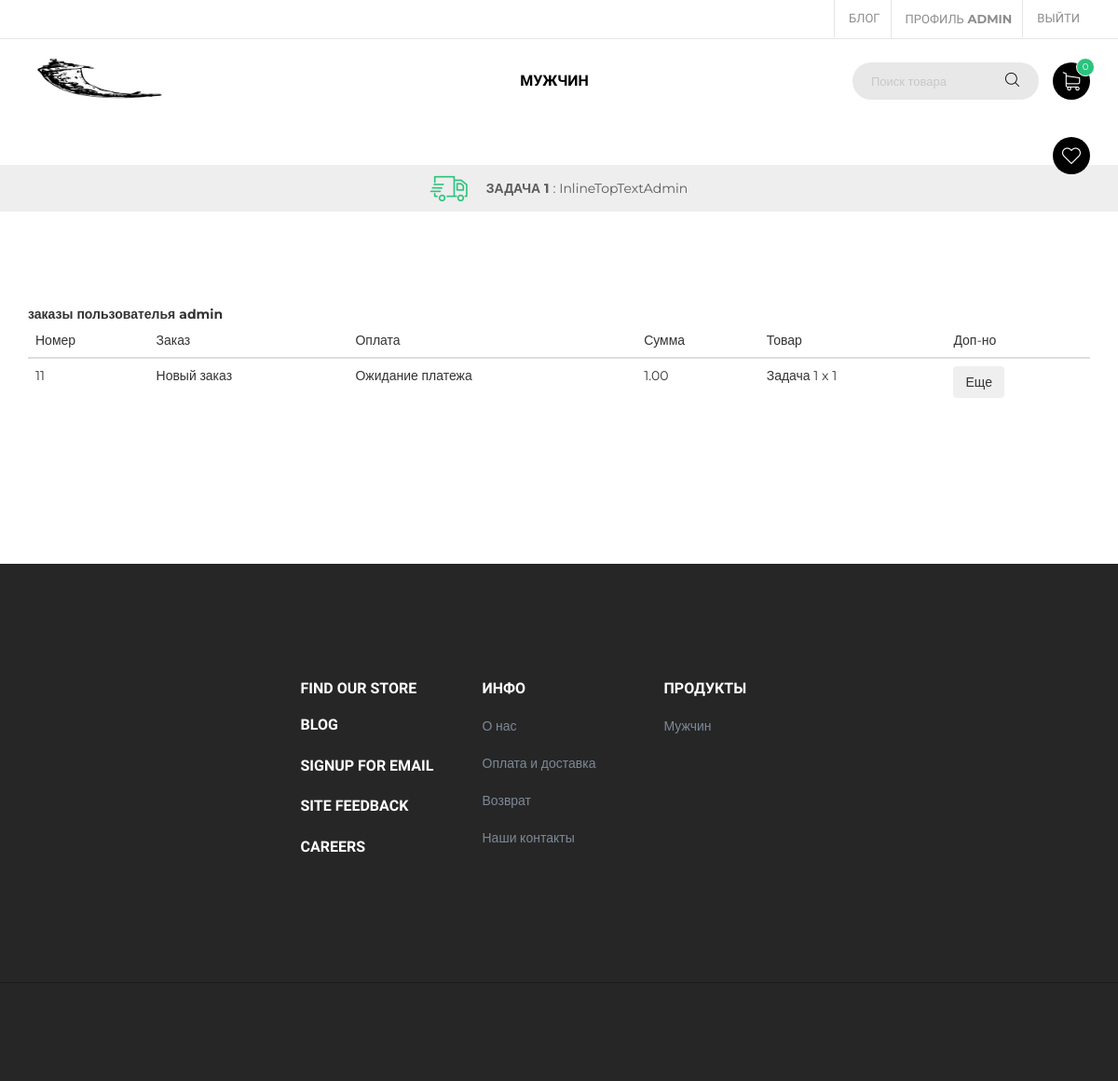
Page /profile/ (signed in) on the committed database.
### mainapp/models.py (models this page shows, shortened)
class Logo(models.Model):
    class Meta:
        verbose_name='логотип и  соц.сети'
        verbose_name_plural = 'логотип и  соц.сети'
    logo=models.ImageField(null=True,blank=True, verbose_name='Логотип',upload_to='images/Logo')
    insta = models.URLField(null=True,blank=True, verbose_name='Инстаграмм')
    twiter = models.URLField(null=True,blank=True, verbose_name='Твитер')
    facebook = models.URLField(null=True,blank=True, verbose_name='Фейсбук')

class Category(MPTTModel):
    class Meta:
        verbose_name = 'Категории'
        verbose_name_plural = 'Категории'
    parent = TreeForeignKey('self', null=True, blank=True, related_name='children', db_index=True,on_delete=models.PROTECT)
    name = models.CharField(max_length=250,verbose_name='Имя категории')
    slug = models.SlugField(unique=True)
    class MPTTMeta:
        order_insertion_by = ['name']
    def get_absolute_url(self):
        return reverse('category_detail',kwargs={'slug': self.slug})

class Cart(models.Model):
    class Meta:
        verbose_name = 'Корзина'
        verbose_name_plural = 'Корзина'
    owner = models.ForeignKey('Customer',null=True, verbose_name='Владелец',on_delete=models.CASCADE)
    products = models.ManyToManyField(CartProduct,blank=True,related_name='related_cart')
    total_products = models.PositiveIntegerField(default=0)
    final_price = models.DecimalField(max_digits=10,default=0, decimal_places=2,verbose_name='Общая сумма')
    in_order= models.BooleanField(default=False)
    for_anonymoys_user= models.BooleanField(default=False)

class TopText(models.Model):
    class Meta:
        verbose_name='текст в бегущей строке'
    title=models.CharField(max_length=50,verbose_name='Заголовок',null=True,blank=True)
    text= models.CharField(max_length=250,verbose_name='текст в бегущей строке',null=True,blank=True)

class Order(models.Model):
    class Meta:
        verbose_name = 'Заказ'
        verbose_name_plural = 'Заказы'
    STATUS_NEW ='new'
    STATUS_IN_PROGRESS='in_progress'
    STATUS_READY= 'is_ready'
    STATUS_COMPLETED= 'completed'
    STATUS_DEACTIVE='deactive'
    BUYING_TYPE_SELF= 'self'
    BUYING_TYPE_DELIVERY = 'delivery'
    STATUS_CHOICES= (
        (STATUS_NEW,'Новый заказ'),
        (STATUS_IN_PROGRESS,'Заказ в обработке'),
        (STATUS_READY,'Заказ готов'),
        (STATUS_COMPLETED,'Заказ выполнен'),
        (STATUS_DEACTIVE,'Заказ Отменен')
    )
    BUYING_TYPE_CHOICES=(
        (BUYING_TYPE_SELF,'Отделение'),
        (BUYING_TYPE_DELIVERY,'Курьер')
        )
    PAY_TYPE_NAL = 'nal'
    PAY_TYPE_PAY = 'pay'
    PAY_TYPE_NOT_PAY = 'not_pay'
    PAY_TYPE_MISS= 'miss'
    PAY_TYPE_WAIT= 'wait'
    PAY_TYPE_REVERSED = 'reversed'
    PAY_TYPE_CHOICES=(
        (PAY_TYPE_PAY,'Оплачен'),
        (PAY_TYPE_NOT_PAY,'Отклонен'),
        (PAY_TYPE_MISS,'Ошибка при оплате'),
        (PAY_TYPE_NAL,'Наложенный платеж'),
        (PAY_TYPE_WAIT,'Ожидание платежа'),
        (PAY_TYPE_REVERSED,'Платеж возвращен'),
        )
    customer = models.ForeignKey(Customer, verbose_name='Покупатель', related_name='related_orders', on_delete=models.CASCADE)
    first_name = models.CharField(max_length=255, verbose_name='Имя')
    last_name = models.CharField(max_length=255, verbose_name='Фамилия')
    phone = models.CharField(max_length=20, verbose_name='Телефон',help_text="+38-050-111-11-11")
    cart = models.ForeignKey(Cart, verbose_name='Корзина', on_delete=models.CASCADE, null=True, blank=True)
    email= models.EmailField(max_length=60, verbose_name='Емайл', null=True, blank=True)
    adress = models.CharField(max_length=60, verbose_name='Город', null=True, blank=True)
    otdel = models.CharField(max_length=20,verbose_name='Отделение', null=True, blank=True)
    status = models.CharField(
        max_length=100,
        verbose_name='Статус заказа',
        choices=STATUS_CHOICES,
        default=STATUS_NEW
    )
    buying_type = models.CharField(
        max_length=100,
        verbose_name='Доставка',
        choices=BUYING_TYPE_CHOICES,
        default=BUYING_TYPE_SELF
    )
    status_pay =  models.CharField(
        max_length=100,
        verbose_name='Оплата',
        choices=PAY_TYPE_CHOICES,
        default=PAY_TYPE_NAL
    )
    comment = models.TextField(verbose_name='Комментарий к заказу', null=True, blank=True)
    created_at = models.DateTimeField(auto_now=True, verbose_name='Дата создания заказа')
    pay = models.CharField(max_length=100,verbose_name='Cпособ оплаты' , null=True,blank=True)

class CartProduct(models.Model):
    class Meta:
        verbose_name = 'Продукт для корзины'
        verbose_name_plural = 'Продукты для корзины'
    user  = models.ForeignKey('Customer',verbose_name='Покупатель', on_delete=models.CASCADE)
    cart = models.ForeignKey('Cart',verbose_name='Корзина',on_delete=models.CASCADE,related_name='related_products')
    product= models.ForeignKey(Product,verbose_name='Товар',on_delete=models.CASCADE)
    qty = models.PositiveIntegerField(default=1)
    size = models.CharField(max_length=150,verbose_name='Размер',null=True,blank=True)
    final_price = models.DecimalField(max_digits=10,decimal_places=2,verbose_name='Общая сумма')

class Product(models.Model):
    class Meta:
        verbose_name = 'Продукт'
        verbose_name_plural = 'Продукты'
        order_with_respect_to='slug'
    category =  TreeForeignKey(Category, blank=True, null=True, related_name='category', verbose_name="Выберите категорию",on_delete=models.PROTECT)
    title = models.CharField(max_length=250,verbose_name='Наименоватние продукта')
    slug=models.SlugField(unique=True)
    image1 = models.ImageField(verbose_name='Главное изображение',upload_to='images/photos/%Y/%m/%d/')
    image2 = models.ImageField(null=True,blank=True, verbose_name='Изображение 2',upload_to='images/products/%Y/%m/%d/')
    image3 = models.ImageField(null=True,blank=True, verbose_name='Изображение 3',upload_to='images/products/%Y/%m/%d/')
    image4 = models.ImageField(null=True,blank=True, verbose_name='Изображение 4',upload_to='images/products/%Y/%m/%d/')
    image5 = models.ImageField(null=True,blank=True, verbose_name='Изображение 5',upload_to='images/products/%Y/%m/%d/')
    features = models.ManyToManyField("specs.ProductFeatures", blank=True, related_name='features_for_product')
    sizes = models.ManyToManyField(Size,verbose_name='размеры', help_text="Выберите доступные размеры продукта")
    available = models.BooleanField(default=True,verbose_name="Наличие")
    description = models.TextField(verbose_name='Описание товара',null=True)
    price = models.DecimalField(max_digits=10,decimal_places=2,verbose_name='Цена')
    old_price = models.DecimalField(max_digits=10,decimal_places=2,verbose_name='Старая Цена',null=True,blank=True)
    views = models.IntegerField (default=0,verbose_name='Кол-во просмотров')

### mainapp/views.py (the view)
# urls.py: path('profile/', ProfileView.as_view(), name='profile'),
class ProfileView(CartMixin,View):
    def get (self,request,*args,**kwargs):
        if not  request.user.is_authenticated:
            messages.add_message(request,messages.ERROR,'Для просмотра заказов и их статуса зарегистрируйтесь')
            return redirect('registration')
        customer = Customer.objects.get(user=request.user)
        orders= Order.objects.filter(customer=customer).order_by('-created_at')
        title = 'Профиль '+request.user.username
        return render(request,'profile.html',{'title':title,
        'orders':orders,
        'cart':self.cart,
 })

### mainapp/templates/profile.html (shortened to what this page needs)
{%extends 'base.html'%}
 {%block main%}
<div class="container" style="margin-top: 100px; margin-bottom: 150px;">
<strong> заказы пользователья {{request.user.username}}</strong>
{% if not orders.count %}
<p>заказов нет</p>
</div>
{%else%}
 <table class="table" >
    <thead>
      <tr>
        <th>Номер</th>
        <th>Заказ</th>
        <th>Оплата</th>
        <th>Сумма</th>
        <th>Товар</th>
        <th>Доп-но</th>
      </tr>
    </thead>
    <tbody>
        {%for order in orders%}
      <tr>
        <td>{{order.id}}</td>
        <td>{{order.get_status_display}}</td>
        <td>{{order.get_status_pay_display}}</td>
        <td>{{order.cart.final_price}}</td>
        <td> <ul>
            {%for item in order.cart.products.all%}
            <li>{{item.product.title}} x {{item.qty}}</li>
            {%endfor%}
        </ul></td>
        <td>
            <button type="button" data-toggle="modal" class="btn btn-light" data-target="#exampleModal-{{order.id}}">
                Еще
              </button>
    </td>
      </tr>
      {%endfor%}
    </tbody>
  </table>
</div>
{%endif%}
 {%endblock main%}

### mainapp/templates/base.html (shortened to what this page needs)
{% load static%}
{% load mptt_tags %}
{% load cache %}
{%load static recaptcha3%}
<!DOCTYPE html>
<html lang="en">
  <head>
     {% cache 5000 css %}
    <link rel="stylesheet" href="{% static 'plugins/font-awesome/css/font-awesome.min.css'%}">
    <link rel="stylesheet" href="{% static 'plugins/ps-icon/style.css'%}">
    <link rel="stylesheet" href="{% static 'plugins/bootstrap/dist/css/bootstrap.min.css'%}">
    <link rel="stylesheet" href="{% static 'plugins/owl-carousel/assets/owl.carousel.css'%}">
    <link rel="stylesheet" href="{% static 'plugins/jquery-bar-rating/dist/themes/fontawesome-stars.css'%}">
    <link rel="stylesheet" href="{% static 'plugins/slick/slick/slick.css'%}">
    <link rel="stylesheet" href="{% static 'plugins/bootstrap-select/dist/css/bootstrap-select.min.css'%}">
    <link rel="stylesheet" href="{% static 'plugins/Magnific-Popup/dist/magnific-popup.css'%}">
    <link rel="stylesheet" href="{% static 'plugins/jquery-ui/jquery-ui.min.css'%}">
    <link rel="stylesheet" href="{% static 'plugins/revolution/css/settings.css'%}">
    <link rel="stylesheet" href="{% static 'plugins/revolution/css/layers.css'%}">
    <link rel="stylesheet" href="{% static 'plugins/revolution/css/navigation.css'%}">
    <link rel="stylesheet" href="{% static 'css/style.css'%}">
{% endcache  %}
  </head>
  <body class="ps-loading">
    <header class="header">
      <div class="header__top">
        <div class="container-fluid">
          <div class="row">
                <div class="col-lg-6 col-md-4 col-sm-6 col-xs-12 ">
                  <div class="header__actions"><a href="{%url 'blog'%}">Блог</a>
                  {%if not request.user.is_authenticated%}
                  <div class="header__actions"><a href="{%url 'login'%}">Вход</a>
                    <div class="header__actions"><a href="{%url 'registration'%}">Регистрация</a>
                 {%else%}
                 <div class="header__actions"><a href="{% url 'profile' %}">Профиль<strong> {{request.user.username}}</strong></a>
                  <div class="header__actions"><a href="{%url 'logout'%}">Выйти</a>
                  {%endif%}
                  </div>
                </div>
              </div>
                  </div>
                </div>
          </div>
        </div>
      <nav class="navigation">
        <div class="container-fluid">
          <div class="navigation__column left">
            <div class="header__logo"><a class="ps-logo" href="{%url 'base'%}">
              {% cache 500 i %}
            <img src="{%for i in logo%} {{i.logo.url}} {%endfor%}" alt=""></a>
            {% endcache %}
          </div>
          </div>
 <div class="navigation__column center">
  <ul class="main-menu menu">
{% for node in topcategory %}
     {% if node.level == 0 %}
<li class="menu-item menu-item-has-children has-mega-menu"><a href="{{ node.get_absolute_url }}">{{node.name}}</a>
  {% endif %}
</li>
{% endfor %}
</div>
          <div class="navigation__column right">
            <form class="ps-search--header" action="/category/Men/"  method="GET">
              <input class="form-control" name="search" type="search" placeholder="Поиск товара">
              <button><i class="ps-icon-search"></i></button>
            </form>
              <div class="ps-cart">
              <a class="ps-cart__toggle" href="{%url 'cart'%}"><span><i>{{cart.products.count}}</i></span><i class="ps-icon-shopping-cart"></i></a>
            </div>
            <a class="ps-cart__toggle" href="{%url 'whishlist' %}" ><i class="ps-icon-heart"></i></a>
          </div>
        </div>
      </nav>
    </header>
    <div class="header-services">
      <div class="ps-services owl-slider" data-owl-auto="true" data-owl-loop="true" data-owl-speed="7000" data-owl-gap="0" data-owl-nav="true" data-owl-dots="false" data-owl-item="1" data-owl-item-xs="1" data-owl-item-sm="1" data-owl-item-md="1" data-owl-item-lg="1" data-owl-duration="1000" data-owl-mousedrag="on">
        {% for text in toptext %}
        <p class="ps-service"><i class="ps-icon-delivery"></i><strong>{{text.title }} </strong> : {{ text.text}}</p>
        {%endfor%}
      </div>
    </div>
    {%block main%}
    {%endblock main%}
    <div class="ps-footer bg--cover" data-background="">
      <div class="ps-footer__content">
        <div class="ps-container">
          <div class="row">
                <div class="col-lg-3 col-md-3 col-sm-12 col-xs-12 ">
                  <aside class="ps-widget--footer ps-widget--info">
                    <header><a class="ps-logo" href="/"><img src="" alt=""></a>
                  </aside>
                </div>
                <div class="col-lg-2 col-md-2 col-sm-4 col-xs-12 ">
                  <aside class="ps-widget--footer ps-widget--link">
                    <header>
                      <h3 class="ps-widget__title">Find Our store</h3>
                    </header>
                    <footer>
                      <ul class="ps-list--link">
                        <li><a href="{%url 'blog'%}">Blog</a></li>
                        <li><a href="#">SignUp For Email</a></li>
                        <li><a href="#">Site Feedback</a></li>
                        <li><a href="#">Careers</a></li>
                      </ul>
                    </footer>
                  </aside>
                </div>
                <div class="col-lg-2 col-md-2 col-sm-4 col-xs-12 ">
                  <aside class="ps-widget--footer ps-widget--link">
                    <header>
                      <h3 class="ps-widget__title">Инфо</h3>
                    </header>
                    <footer>
                      <ul class="ps-list--line">
                        <li><a href="{%url 'about'%}">О нас</a></li>
                        <li><a href="{%url 'delivery'%}">Оплата и доставка</a></li>
                        <li><a href="{%url 'returns'%}">Возврат</a></li>
                        <li><a href="{%url 'contact-us'%}">Наши контакты</a></li>
                      </ul>
                    </footer>
                  </aside>
                </div>
                <div class="col-lg-2 col-md-2 col-sm-4 col-xs-12 ">
                  <aside class="ps-widget--footer ps-widget--link">
                    <header>
                      <h3 class="ps-widget__title">Продукты</h3>
                    </header>
                    <footer>
                      <ul class="ps-list--line">
                        {%for i in topcategory %}
                        {% if i.level < 1 %}
                        <li><a href="{{i.get_absolute_url}}">{{i.name}}</a></li>
                        {%endif%}
                        {%endfor%}
                      </ul>
                    </footer>
                  </aside>
                </div>
          </div>
        </div>
      </div>
      <div class="ps-footer__copyright">
        <div class="ps-container">
          <div class="row">
                <div class="col-lg-6 col-md-6 col-sm-6 col-xs-12 ">
                </div>
                <div class="col-lg-6 col-md-6 col-sm-6 col-xs-12 ">
                  <ul class="ps-social">
                    {%for i in logo%}
                    <li><a href="{{i.facebook}}"><i class="fa fa-facebook"></i></a></li>
                    <li><a href="{{i.twiter}}"><i class="fa fa-twitter"></i></a></li>
                    <li><a href="{{i.insta}}"><i class="fa fa-instagram"></i></a></li>
                    {%endfor%}
                  </ul>
                </div>
          </div>
        </div>
      </div>
    </div>
  </body>
</html>

### rows in the picture
Logo: logo (picture)
Category: name "МУЖЧИН", name "Мужчин"
Cart: products.count "0"
TopText: title "ЗАДАЧА 1", text "InlineTopTextAdmin"
Order: id "11", status "Новый заказ", status_pay "Ожидание платежа", cart.final_price "1.00"
CartProduct: product "Задача 1", qty "1"

### other values in the picture
{{ request.user.username }} "ADMIN"
{{ request.user.username }} "admin"
